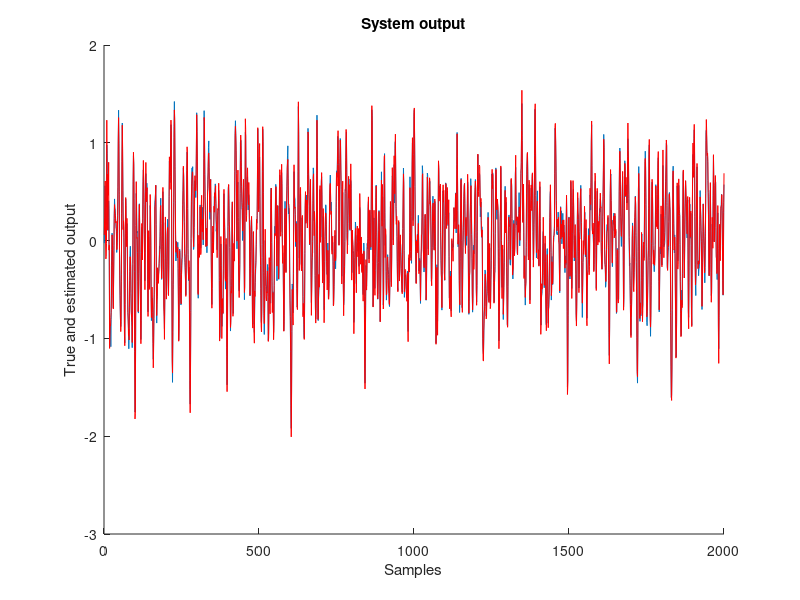
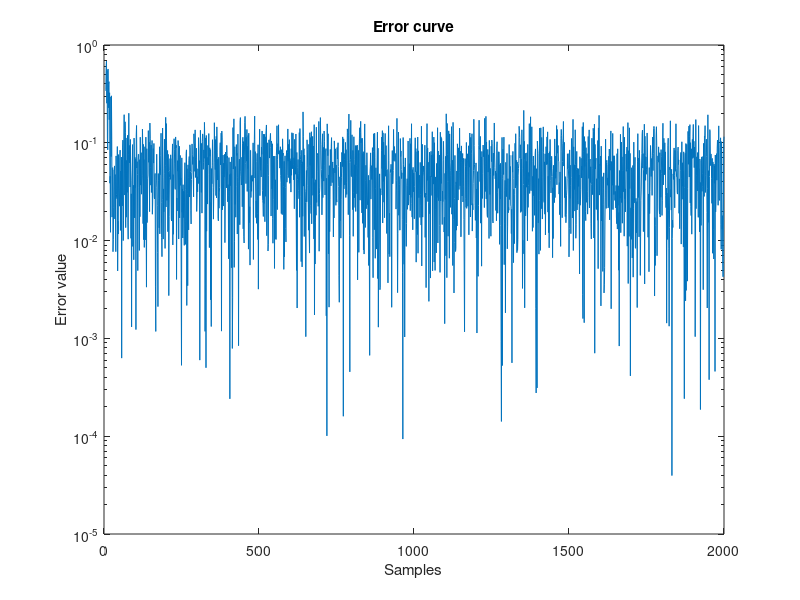
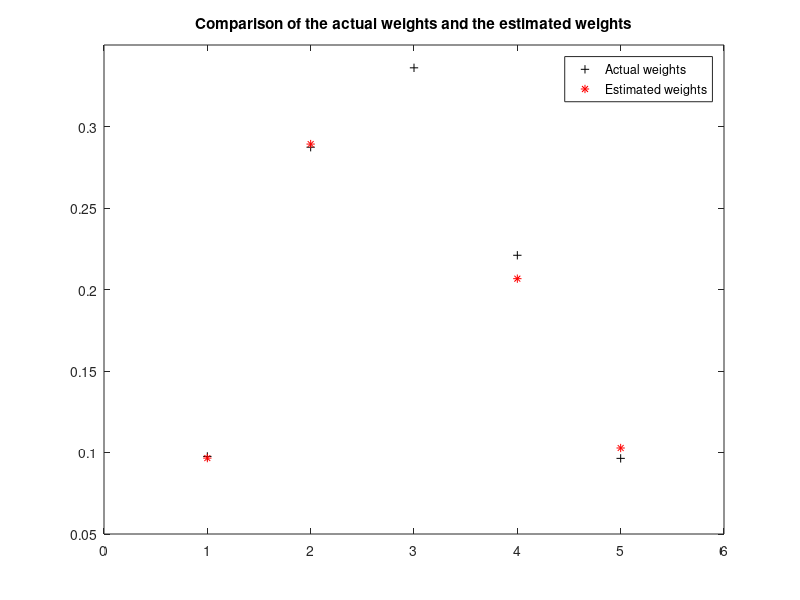

Recreate these plots in MATLAB, in order.
clear all
close all
hold off
%channel system order
sysorder = 5 ;
% Number of system points
N=2000;
inp = randn(N,1);
n = randn(N,1);
[b,a] = butter(2,0.25);
Gz = tf(b,a,-1);
%This function is submitted to make inverse Z-transform (Matlab central file exchange)
%The first sysorder weight value
%h=ldiv(b,a,sysorder)';
% if you use ldiv this will give h :filter weights to be
h=  [0.0976;
    0.2873;
    0.3360;
    0.2210;
    0.0964;];
y = lsim(Gz,inp);
%add some noise
n = n * std(y)/(10*std(n));
d = y + n;
totallength=size(d,1);
%Take 60 points for training
N=60 ;	
%begin of algorithm
w = zeros ( sysorder  , 1 ) ;
for n = sysorder : N 
	u = inp(n:-1:n-sysorder+1) ;
    y(n)= w' * u;
    e(n) = d(n) - y(n) ;
% Start with big mu for speeding the convergence then slow down to reach the correct weights
    if n < 20
        mu=0.32;
    else
        mu=0.15;
    end
	w = w + mu * u * e(n) ;
end 
%check of results
for n =  N+1 : totallength
	u = inp(n:-1:n-sysorder+1) ;
    y(n) = w' * u ;
    e(n) = d(n) - y(n) ;
end 
hold on
plot(d)
plot(y,'r');
title('System output') ;
xlabel('Samples')
ylabel('True and estimated output')
figure
semilogy((abs(e))) ;
title('Error curve') ;
xlabel('Samples')
ylabel('Error value')
figure
plot(h, 'k+')
hold on
plot(w, 'r*')
legend('Actual weights','Estimated weights')
title('Comparison of the actual weights and the estimated weights') ;
axis([0 6 0.05 0.35])